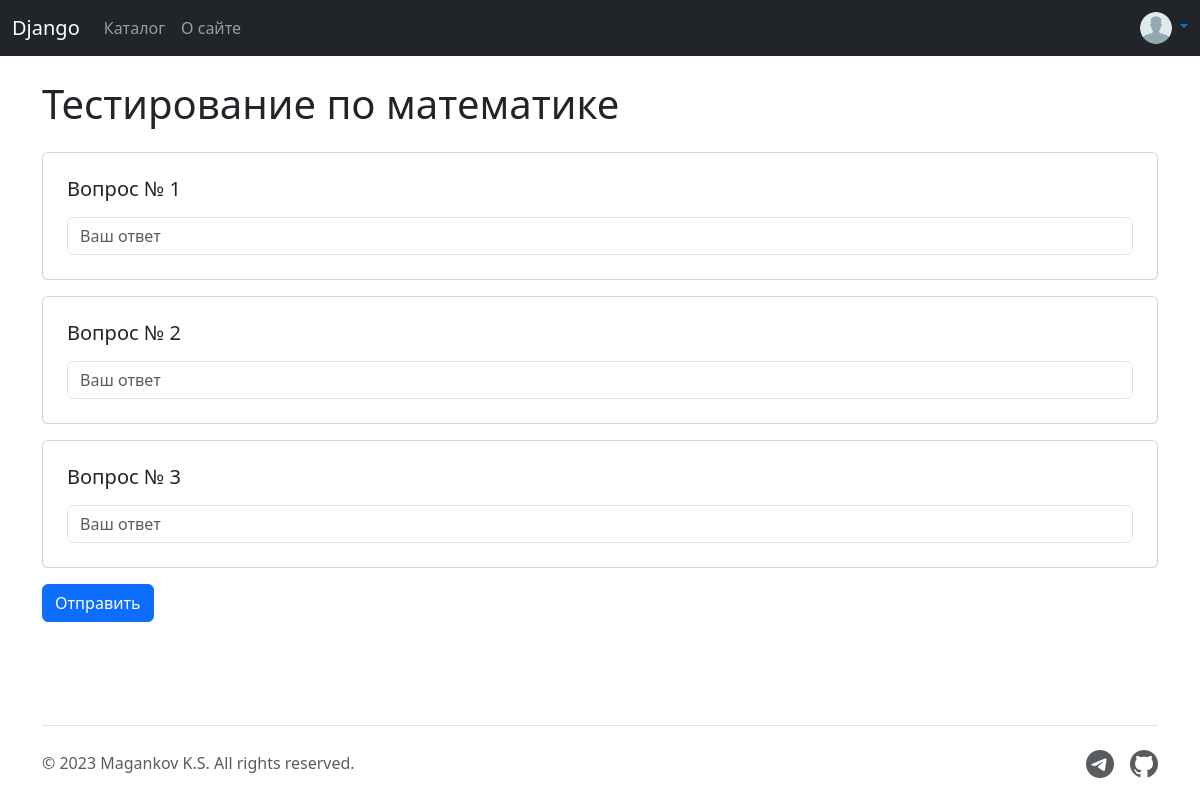
The app's page /testing/testirovanie-po-matematike (signed in) with its own data.
### tester_app/models.py (models this page shows, shortened)
class Testing(models.Model):
    TYPE_CHOICES = (
        ('TEST', 'Тест'),
        ('INTERPRETER', 'Интерпретатор'),
    )
    name = models.CharField(max_length=50)
    description = models.TextField(max_length=150)
    type = models.CharField(max_length=15, choices=TYPE_CHOICES, default='TEST')
    slug = AutoSlugField(populate_from='name', unique=True, slugify=slugify_value)
    objects = models.Manager()

class Question(models.Model):
    test = models.ForeignKey(Testing, on_delete=models.CASCADE)
    text_question = models.TextField(max_length=150)
    correct_answer = models.TextField(max_length=150)
    objects = models.Manager()

### tester_app/views.py (the view, shortened to what this page needs)
# urls.py: path("testing/<slug:test_slug>", views.testing_view, name="testing"),
@login_required(login_url='login')
def testing_view(request, test_slug):
    context['title'] = 'Тестирование'
    context['has_header'] = True
    testing_data = Testing.objects.get(slug=test_slug)
    questions = testing_data.question_set
    context['data'] = {'test': testing_data,
                       'questions': questions.all}
    return render(request, 'tester_app/testing.html', context)

### tester_app/forms.py (shortened to what this page needs)
class LoginForm(forms.Form):
    username = forms.CharField(max_length=100, label='Логин',
                               widget=forms.TextInput(attrs={"class": "form-control rounded-3",
                                                             "placeholder": "Enter your username"}))
    password = forms.CharField(max_length=100, label='Пароль',
                               widget=forms.PasswordInput(attrs={"class": "form-control rounded-3",
                                                                 "placeholder": "Enter your password"}))

class UpdateUserForm(forms.ModelForm):
    last_name = forms.CharField(max_length=100, label='Фамилия',
                                widget=forms.TextInput(attrs={"class": "form-control",
                                                              "placeholder": "Иванов"}))
    first_name = forms.CharField(max_length=100, label='Имя',
                                 widget=forms.TextInput(attrs={"class": "form-control",
                                                               "placeholder": "Дмитрий"}))
    username = forms.CharField(max_length=50, label='Имя пользователя',
                               widget=forms.TextInput(attrs={"class": "form-control",
                                                             "placeholder": "ivanov_dmitry"}))
    email = forms.EmailField(max_length=100, label='E-mail*', required=False,
                             widget=forms.EmailInput(attrs={"class": "form-control",
                                                            "placeholder": "user@yandex.ru"}))
    class Meta:
        model = User
        fields = ['last_name', 'first_name', 'username', 'email']

### templates/tester_app/testing.html (shortened to what this page needs)
{% extends "tester_app/base.html" %}
{% block body %}
<div class="container mb-4">
    <h1 class="mb-4">{{data.test.name}}</h1>
    <form method="POST">
        <div class="row mx-0 g-3">
            {% for q in data.questions %}
            <div class="card">
                <div class="card-body py-4">
                    <h5 class="mb-3">{{ q.text_question }}</h5>
                    <input type="text" name="{{q.id}}" class="form-control"
                           maxlength="100" placeholder="Ваш ответ" required=""
                           id="{{q.id}}">
                </div>
            </div>
            {% endfor %}
            <div class="d-flex p-0">
                <button type="submit" class="btn btn-primary">Отправить</button>
            </div>
        </div>
    </form>
</div>
{% endblock %}

### static/tester_app/css/style.css (style rules this page uses)
body, html { height: 100%; }
body { display: flex; flex-direction: column; height: 100%; }

### records on screen
Testing: test.name "Тестирование по математике"
Question: text_question "Вопрос № 1"
Question: text_question "Вопрос № 2"
Question: text_question "Вопрос № 3"
